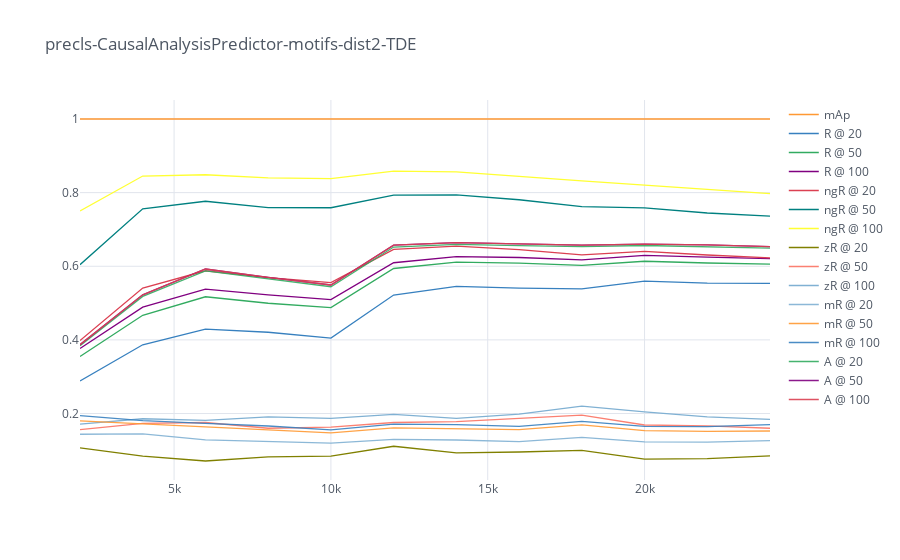

Notebook source saved alongside this figure:
### Code cell
df.iplot(kind="scatter", theme="white",x="iter",title="precls-CausalAnalysisPredictor-motifs-dist2-TDE")

### Figure 1 — Plotly figure (JSON) as saved in the notebook; plotly's stock layout.template omitted (floating-point values rounded to 4 significant figures)
{"data": [{"line": {"color": "rgba(255, 153, 51, 1.0)", "dash": "solid", "shape": "linear", "width": 1.3}, "mode": "lines", "name": "mAp", "text": "", "type": "scatter", "x": ["2000", "4000", "6000", "8000", "10000", "12000", "14000", "16000", "18000", "20000", "22000", "24000"], "y": ["0.9999", "0.9999", "0.9999", "0.9999", "0.9999", "0.9999", "0.9999", "0.9999", "0.9999", "0.9999", "0.9999", "0.9999"]}, {"line": {"color": "rgba(55, 128, 191, 1.0)", "dash": "solid", "shape": "linear", "width": 1.3}, "mode": "lines", "name": "R @ 20", "text": "", "type": "scatter", "x": ["2000", "4000", "6000", "8000", "10000", "12000", "14000", "16000", "18000", "20000", "22000", "24000"], "y": ["0.2884", "0.3868", "0.4293", "0.4208", "0.4049", "0.5217", "0.5455", "0.5405", "0.5388", "0.5594", "0.5544", "0.5535"]}, {"line": {"color": "rgba(50, 171, 96, 1.0)", "dash": "solid", "shape": "linear", "width": 1.3}, "mode": "lines", "name": "R @ 50", "text": "", "type": "scatter", "x": ["2000", "4000", "6000", "8000", "10000", "12000", "14000", "16000", "18000", "20000", "22000", "24000"], "y": ["0.3548", "0.4669", "0.5171", "0.4995", "0.4879", "0.5939", "0.6111", "0.6083", "0.6023", "0.6136", "0.6088", "0.6057"]}, {"line": {"color": "rgba(128, 0, 128, 1.0)", "dash": "solid", "shape": "linear", "width": 1.3}, "mode": "lines", "name": "R @ 100", "text": "", "type": "scatter", "x": ["2000", "4000", "6000", "8000", "10000", "12000", "14000", "16000", "18000", "20000", "22000", "24000"], "y": ["0.3768", "0.4890", "0.5378", "0.5224", "0.5094", "0.6095", "0.6259", "0.6237", "0.6172", "0.6293", "0.6249", "0.6208"]}, {"line": {"color": "rgba(219, 64, 82, 1.0)", "dash": "solid", "shape": "linear", "width": 1.3}, "mode": "lines", "name": "ngR @ 20", "text": "", "type": "scatter", "x": ["2000", "4000", "6000", "8000", "10000", "12000", "14000", "16000", "18000", "20000", "22000", "24000"], "y": ["0.3983", "0.5406", "0.5877", "0.5689", "0.5557", "0.6457", "0.6546", "0.6454", "0.6309", "0.6404", "0.6305", "0.6228"]}, {"line": {"color": "rgba(0, 128, 128, 1.0)", "dash": "solid", "shape": "linear", "width": 1.3}, "mode": "lines", "name": "ngR @ 50", "text": "", "type": "scatter", "x": ["2000", "4000", "6000", "8000", "10000", "12000", "14000", "16000", "18000", "20000", "22000", "24000"], "y": ["0.6042", "0.7561", "0.7765", "0.7592", "0.7589", "0.7933", "0.7940", "0.7806", "0.7621", "0.7584", "0.7446", "0.7360"]}, {"line": {"color": "rgba(255, 255, 51, 1.0)", "dash": "solid", "shape": "linear", "width": 1.3}, "mode": "lines", "name": "ngR @ 100", "text": "", "type": "scatter", "x": ["2000", "4000", "6000", "8000", "10000", "12000", "14000", "16000", "18000", "20000", "22000", "24000"], "y": ["0.7504", "0.8450", "0.8485", "0.8400", "0.8379", "0.8586", "0.8562", "0.8434", "0.8316", "0.8203", "0.8085", "0.7974"]}, {"line": {"color": "rgba(128, 128, 0, 1.0)", "dash": "solid", "shape": "linear", "width": 1.3}, "mode": "lines", "name": "zR @ 20", "text": "", "type": "scatter", "x": ["2000", "4000", "6000", "8000", "10000", "12000", "14000", "16000", "18000", "20000", "22000", "24000"], "y": ["0.1067", "0.0844", "0.0711", "0.0822", "0.0844", "0.1111", "0.0933", "0.0956", "0.1000", "0.0763", "0.0778", "0.0852"]}, {"line": {"color": "rgba(251, 128, 114, 1.0)", "dash": "solid", "shape": "linear", "width": 1.3}, "mode": "lines", "name": "zR @ 50", "text": "", "type": "scatter", "x": ["2000", "4000", "6000", "8000", "10000", "12000", "14000", "16000", "18000", "20000", "22000", "24000"], "y": ["0.1563", "0.1733", "0.1756", "0.1600", "0.1630", "0.1756", "0.1778", "0.1874", "0.1956", "0.1689", "0.1667", "0.1600"]}, {"line": {"color": "rgba(128, 177, 211, 1.0)", "dash": "solid", "shape": "linear", "width": 1.3}, "mode": "lines", "name": "zR @ 100", "text": "", "type": "scatter", "x": ["2000", "4000", "6000", "8000", "10000", "12000", "14000", "16000", "18000", "20000", "22000", "24000"], "y": ["0.1711", "0.1859", "0.1815", "0.1911", "0.1867", "0.1978", "0.1867", "0.1985", "0.2200", "0.2044", "0.1911", "0.1844"]}, {"line": {"color": "rgba(128, 177, 211, 0.8999999999999999)", "dash": "solid", "shape": "linear", "width": 1.3}, "mode": "lines", "name": "mR @ 20", "text": "", "type": "scatter", "x": ["2000", "4000", "6000", "8000", "10000", "12000", "14000", "16000", "18000", "20000", "22000", "24000"], "y": ["0.1438", "0.1447", "0.1286", "0.1238", "0.1199", "0.1298", "0.1281", "0.1236", "0.1351", "0.1229", "0.1226", "0.1262"]}, {"line": {"color": "rgba(255, 153, 51, 0.8999999999999999)", "dash": "solid", "shape": "linear", "width": 1.3}, "mode": "lines", "name": "mR @ 50", "text": "", "type": "scatter", "x": ["2000", "4000", "6000", "8000", "10000", "12000", "14000", "16000", "18000", "20000", "22000", "24000"], "y": ["0.1800", "0.1720", "0.1629", "0.1559", "0.1475", "0.1613", "0.1584", "0.1562", "0.1693", "0.1534", "0.1513", "0.1526"]}, {"line": {"color": "rgba(55, 128, 191, 0.8999999999999999)", "dash": "solid", "shape": "linear", "width": 1.3}, "mode": "lines", "name": "mR @ 100", "text": "", "type": "scatter", "x": ["2000", "4000", "6000", "8000", "10000", "12000", "14000", "16000", "18000", "20000", "22000", "24000"], "y": ["0.1945", "0.1810", "0.1733", "0.1662", "0.1559", "0.1712", "0.1698", "0.1653", "0.1786", "0.1650", "0.1642", "0.1700"]}, {"line": {"color": "rgba(50, 171, 96, 0.8999999999999999)", "dash": "solid", "shape": "linear", "width": 1.3}, "mode": "lines", "name": "A @ 20", "text": "", "type": "scatter", "x": ["2000", "4000", "6000", "8000", "10000", "12000", "14000", "16000", "18000", "20000", "22000", "24000"], "y": ["0.3840", "0.5180", "0.5872", "0.5651", "0.5444", "0.6522", "0.6592", "0.6559", "0.6531", "0.6564", "0.6536", "0.6492"]}, {"line": {"color": "rgba(128, 0, 128, 0.8999999999999999)", "dash": "solid", "shape": "linear", "width": 1.3}, "mode": "lines", "name": "A @ 50", "text": "", "type": "scatter", "x": ["2000", "4000", "6000", "8000", "10000", "12000", "14000", "16000", "18000", "20000", "22000", "24000"], "y": ["0.3870", "0.5224", "0.5925", "0.5698", "0.5492", "0.6572", "0.6639", "0.6610", "0.6573", "0.6600", "0.6578", "0.6531"]}, {"line": {"color": "rgba(219, 64, 82, 0.8999999999999999)", "dash": "solid", "shape": "linear", "width": 1.3}, "mode": "lines", "name": "A @ 100", "text": "", "type": "scatter", "x": ["2000", "4000", "6000", "8000", "10000", "12000", "14000", "16000", "18000", "20000", "22000", "24000"], "y": ["0.3870", "0.5224", "0.5925", "0.5698", "0.5492", "0.6572", "0.6639", "0.6610", "0.6573", "0.6600", "0.6578", "0.6531"]}], "layout": {"legend": {"bgcolor": "#FFFFFF", "font": {"color": "#4D5663"}}, "paper_bgcolor": "#FFFFFF", "plot_bgcolor": "#FFFFFF", "title": {"font": {"color": "#4D5663"}, "text": "precls-CausalAnalysisPredictor-motifs-dist2-TDE"}, "xaxis": {"gridcolor": "#E1E5ED", "showgrid": true, "tickfont": {"color": "#4D5663"}, "title": {"font": {"color": "#4D5663"}, "text": ""}, "zerolinecolor": "#E1E5ED"}, "yaxis": {"gridcolor": "#E1E5ED", "showgrid": true, "tickfont": {"color": "#4D5663"}, "title": {"font": {"color": "#4D5663"}, "text": ""}, "zerolinecolor": "#E1E5ED"}}}
